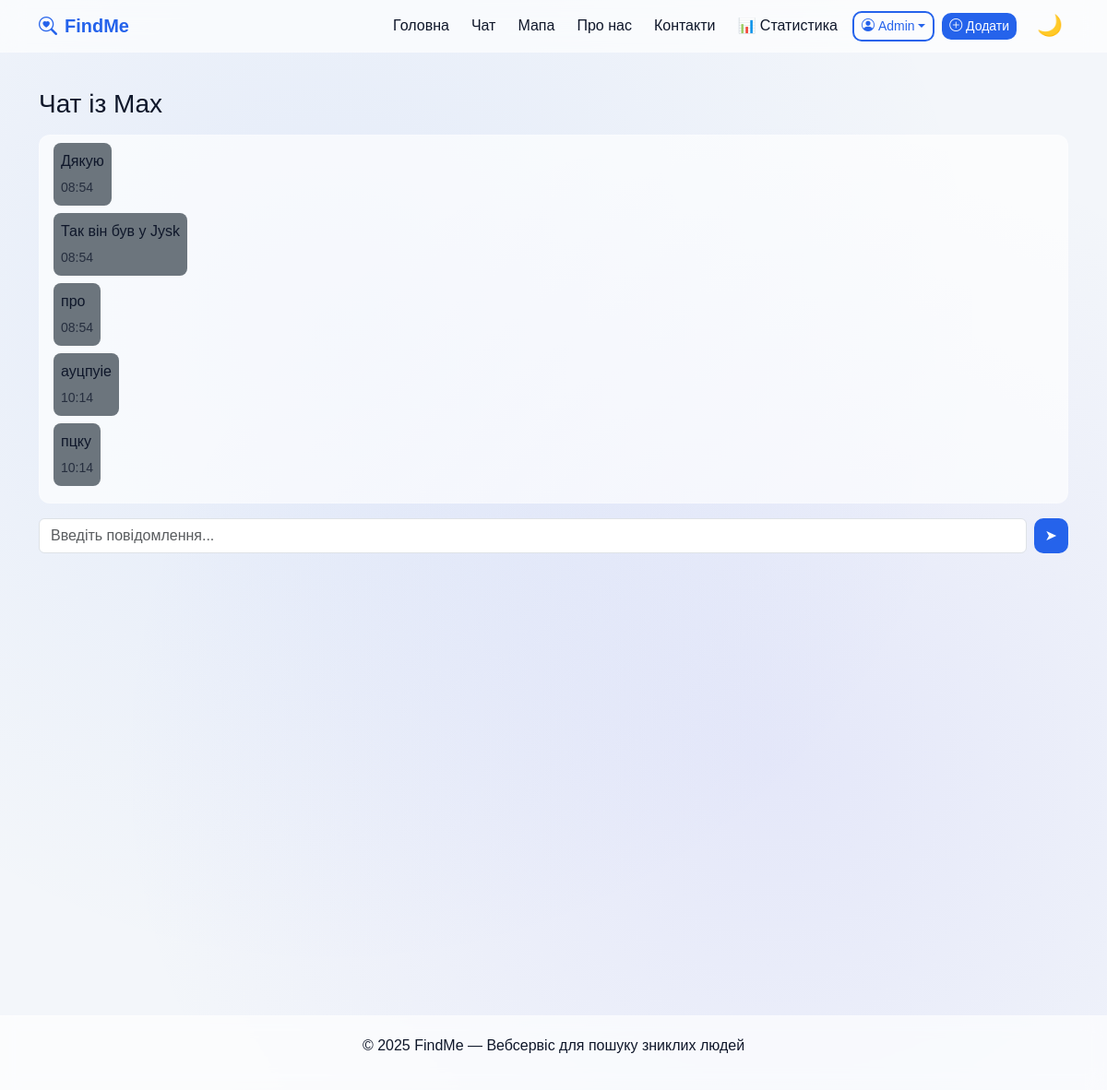
Before: /chat/Max/ (signed in) with the older database file.
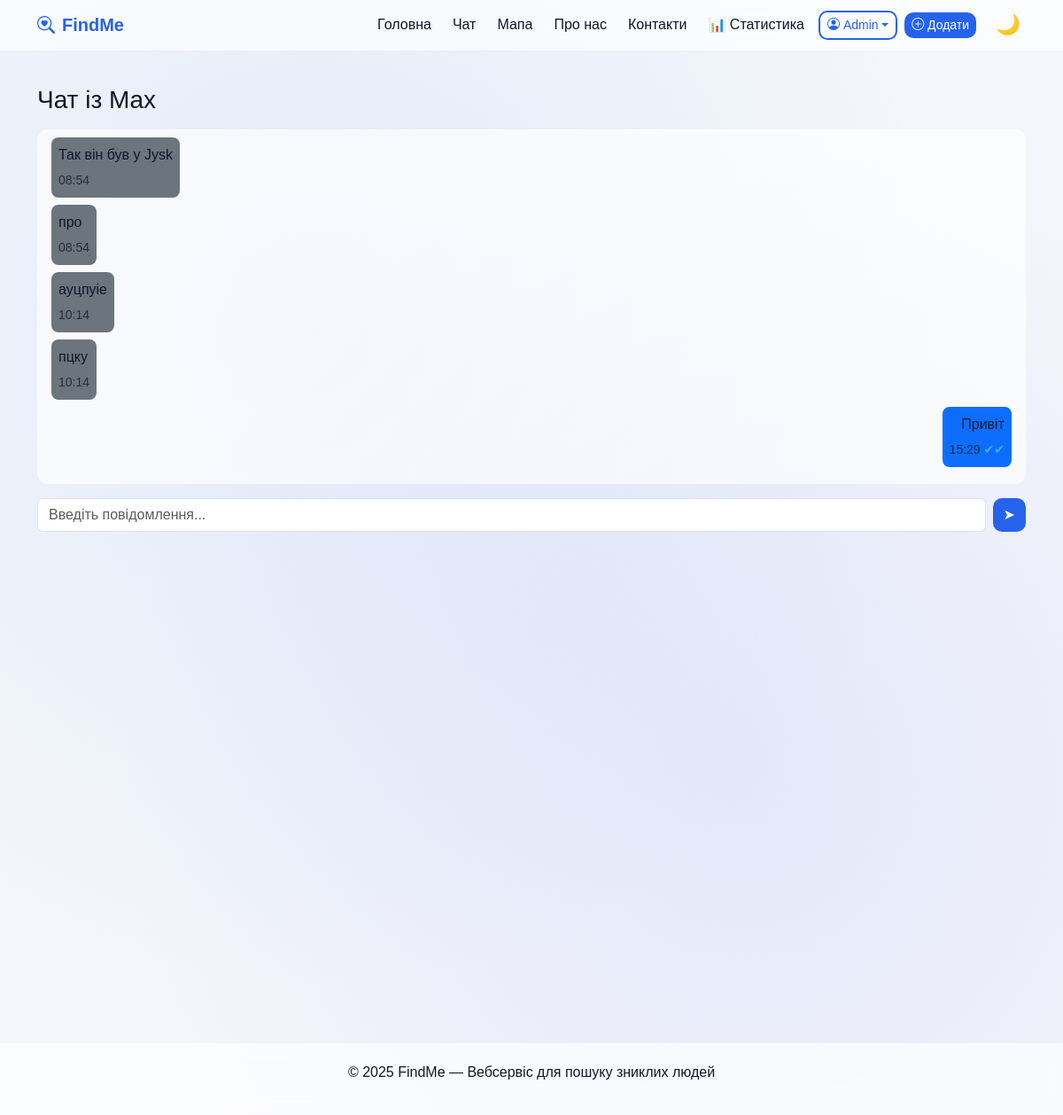
After: the same page with the newer database file.
### user_messages/models.py (models this page shows, shortened)
class Message(models.Model):
    sender = models.ForeignKey(User, on_delete=models.CASCADE, related_name='sent_messages')
    receiver = models.ForeignKey(User, on_delete=models.CASCADE, related_name='received_messages')
    text = models.TextField()
    created_at = models.DateTimeField(auto_now_add=True)
    is_read = models.BooleanField(default=False)

### user_messages/views.py (the view)
# urls.py: path('<str:username>/', views.chat_detail, name='chat_detail'),
@login_required
def chat_detail(request, username):
    other_user = get_object_or_404(User, username=username)
    messages = Message.objects.filter(
        sender__in=[request.user, other_user],
        receiver__in=[request.user, other_user]
    ).order_by('created_at')
    messages.filter(receiver=request.user, is_read=False).update(is_read=True)
    if request.method == 'POST':
        text = request.POST.get('text')
        if text.strip():
            Message.objects.create(sender=request.user, receiver=other_user, text=text)
            return redirect('chat_detail', username=other_user.username)
    return render(request, 'chat_detail.html', {
        'other_user': other_user,
        'messages': messages
    })

### templates/chat_detail.html (shortened to what this page needs)
{% extends 'base.html' %}
{% block content %}
<div class="chat-container">
  <h3 class="mb-3">Чат із {{ other_user.username }}</h3>
  <div id="chatBox" class="chat-box mb-3" style="height:400px; overflow-y:auto;">
    {% for msg in messages %}
      <div class="mb-2 {% if msg.sender == user %}text-end{% endif %}">
        <div class="d-inline-block p-2 rounded-3 {% if msg.sender == user %}bg-primary text-white{% else %}bg-secondary text-white{% endif %}" style="max-width:70%;">
          <p class="mb-1">{{ msg.text }}</p>
          <small class="opacity-75">{{ msg.created_at|date:"H:i" }}
            {% if msg.sender == user %}
              {% if msg.is_read %}
                <span style="color:#4fc3f7;">✔✔</span>
              {% else %}
                <span style="color:lightgray;">✔</span>
              {% endif %}
            {% endif %}
          </small>
        </div>
      </div>
    {% empty %}
      <p class="text-center text-muted">Немає повідомлень.</p>
    {% endfor %}
  </div>
  <form id="chatForm" method="post" class="d-flex gap-2">
    <input type="text" name="text" id="chatInput" class="form-control" placeholder="Введіть повідомлення..." required>
    <button class="btn btn-primary" type="submit">➤</button>
  </form>
</div>
{% endblock %}

### templates/base.html (shortened to what this page needs)
{% load static %}
<!DOCTYPE html>
<html lang="uk" data-theme="light">
<head>
  <link href="https://cdn.jsdelivr.net/npm/bootstrap@5.3.3/dist/css/bootstrap.min.css" rel="stylesheet">
  <link href="https://cdn.jsdelivr.net/npm/bootstrap-icons@1.11.3/font/bootstrap-icons.css" rel="stylesheet">
</head>
<body>
  <nav class="navbar navbar-expand-lg fixed-top">
    <div class="container">
      <a class="navbar-brand d-flex align-items-center" href="/">
        <i class="bi bi-search-heart me-2"></i> FindMe
      </a>
     <div class="collapse navbar-collapse justify-content-end" id="navMenu">
  <ul class="navbar-nav align-items-center gap-2">
    <li class="nav-item"><a href="/" class="nav-link">Головна</a></li>
    <li class="nav-item"><a href="/chat/" class="nav-link">Чат</a></li>
    <li class="nav-item"><a href="/map/" class="nav-link">Мапа</a></li>
    <li class="nav-item"><a href="/about/" class="nav-link">Про нас</a></li>
    <li class="nav-item"><a href="/contacts/" class="nav-link">Контакти</a></li>
    {% if user.is_staff or user.is_superuser %}
        <li class="nav-item"><a href="/statistics/" class="nav-link">📊 Статистика</a></li>
      {% endif %}
    {% if user.is_authenticated %}
      <li class="nav-item dropdown">
        <a class="btn btn-outline-primary btn-sm dropdown-toggle d-flex align-items-center"
           href="#" id="profileDropdown" role="button"
           data-bs-toggle="dropdown" aria-expanded="false">
          <i class="bi bi-person-circle me-1"></i> {{ user.username }}
        </a>
      </li>
      <li class="nav-item">
        <a href="/add/" class="btn btn-primary btn-sm me-2">
          <i class="bi bi-plus-circle"></i> Додати
        </a>
      </li>
    {% else %}
      <li class="nav-item"><a href="/login/" class="btn btn-outline-primary btn-sm">Увійти</a></li>
    {% endif %}
    <li class="nav-item">
      <button id="themeToggle" class="theme-toggle" title="Змінити тему">🌙</button>
    </li>
  </ul>
</div>
    </div>
  </nav>
  <main class="container mt-5 pt-5 fade-in">
    {% block content %}{% endblock %}
  </main>
  <footer>
    <p>© 2025 FindMe — Вебсервіс для пошуку зниклих людей</p>
  </footer>
</body>
</html>

### templates/base.html (style rules this page uses)
:root { --bg-light: #f3f6fa; --bg-dark: #0b1120; --glass-light: rgba(255, 255, 255, 0.65); --glass-dark: rgba(17, 25, 40, 0.65); --text-light: #0f172a; --text-dark: #f8fafc; --accent: #2563eb; --radius: 16px; --transition: all 0.3s ease; }
html[data-theme="light"] { --bg: var(--bg-light); --text: var(--text-light); --glass: var(--glass-light); }
body { background: var(--bg); color: var(--text); font-family: 'Poppins', sans-serif; transition: var(--transition); display: flex; flex-direction: column; min-height: 100vh; background-image: radial-gradient(at 30% 30%, rgba(37,99,235,0.08), transparent 60%), radial-gradient(at 70% 70%, rgba(99,102,241,0.1), transparent 60%); }
a { color: var(--accent); text-decoration: none; transition: var(--transition); }
h1, h2, h3, h4, h5, h6, p, small, label, li, span { color: var(--text); transition: var(--transition); }
.navbar { backdrop-filter: blur(12px); background-color: var(--glass); border-bottom: 1px solid rgba(255,255,255,0.15); }
.navbar-brand { font-weight: 700; color: var(--accent) !important; }
.nav-link { font-weight: 500; color: var(--text) !important; }
.theme-toggle { border: none; background: transparent; font-size: 1.4rem; cursor: pointer; color: var(--accent); }
.comment-box, .chat-box { background-color: var(--glass) !important; color: var(--text) !important; border: 1px solid rgba(255,255,255,0.2); border-radius: 12px; padding: 10px 15px; }
html[data-theme="light"] .chat-box { color: white !important; }
input, textarea, select { background-color: rgba(255,255,255,0.5); border: 1px solid rgba(0,0,0,0.1); border-radius: 10px; color: var(--text); transition: var(--transition); }
footer { backdrop-filter: blur(10px); background-color: var(--glass); border-top: 1px solid rgba(255,255,255,0.2); padding: 20px; text-align: center; color: var(--text); margin-top: auto; }
.btn-primary { background-color: var(--accent); border: none; border-radius: 10px; }
.btn-outline-primary { border: 2px solid var(--accent); color: var(--accent); border-radius: 10px; }
.fade-in { animation: fadeIn 0.6s ease forwards; opacity: 0; }

Changed rows visible on the page:
no longer on this page (row unchanged): Message: text "Дякую", created_at "08:54"
added Message: text "Привіт", created_at "15:29"
